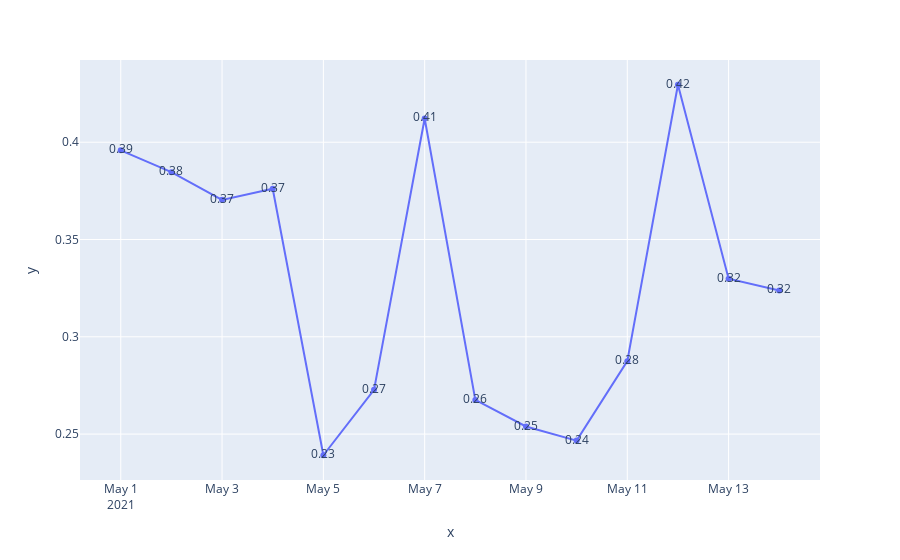

Write notebook code for a chart like this one.
### Code cell
fig.update_traces()
fig.show()

### Figure 1 — Plotly figure (JSON) as saved in the notebook; plotly's stock layout.template omitted (floating-point values rounded to 4 significant figures)
{"data": [{"hovertemplate": "x=%{x}<br>y=%{y}<br>text=%{text}<extra></extra>", "legendgroup": "", "line": {"color": "#636efa", "dash": "solid"}, "marker": {"symbol": "circle"}, "mode": "text+markers+lines", "name": "", "orientation": "v", "showlegend": false, "text": [0.39, 0.38, 0.37, 0.37, 0.23, 0.27, 0.41, 0.26, 0.25, 0.24, 0.28, 0.42, 0.32, 0.32], "type": "scatter", "x": ["2021-05-01", "2021-05-02", "2021-05-03", "2021-05-04", "2021-05-05", "2021-05-06", "2021-05-07", "2021-05-08", "2021-05-09", "2021-05-10", "2021-05-11", "2021-05-12", "2021-05-13", "2021-05-14"], "xaxis": "x", "y": [0.3958, 0.3846, 0.3704, 0.3761, 0.2391, 0.2727, 0.4122, 0.2675, 0.2539, 0.2467, 0.2875, 0.4295, 0.3299, 0.3238], "yaxis": "y"}], "layout": {"legend": {"tracegroupgap": 0}, "margin": {"t": 60}, "xaxis": {"anchor": "y", "domain": [0, 1], "title": {"text": "x"}}, "yaxis": {"anchor": "x", "domain": [0, 1], "title": {"text": "y"}}}}
